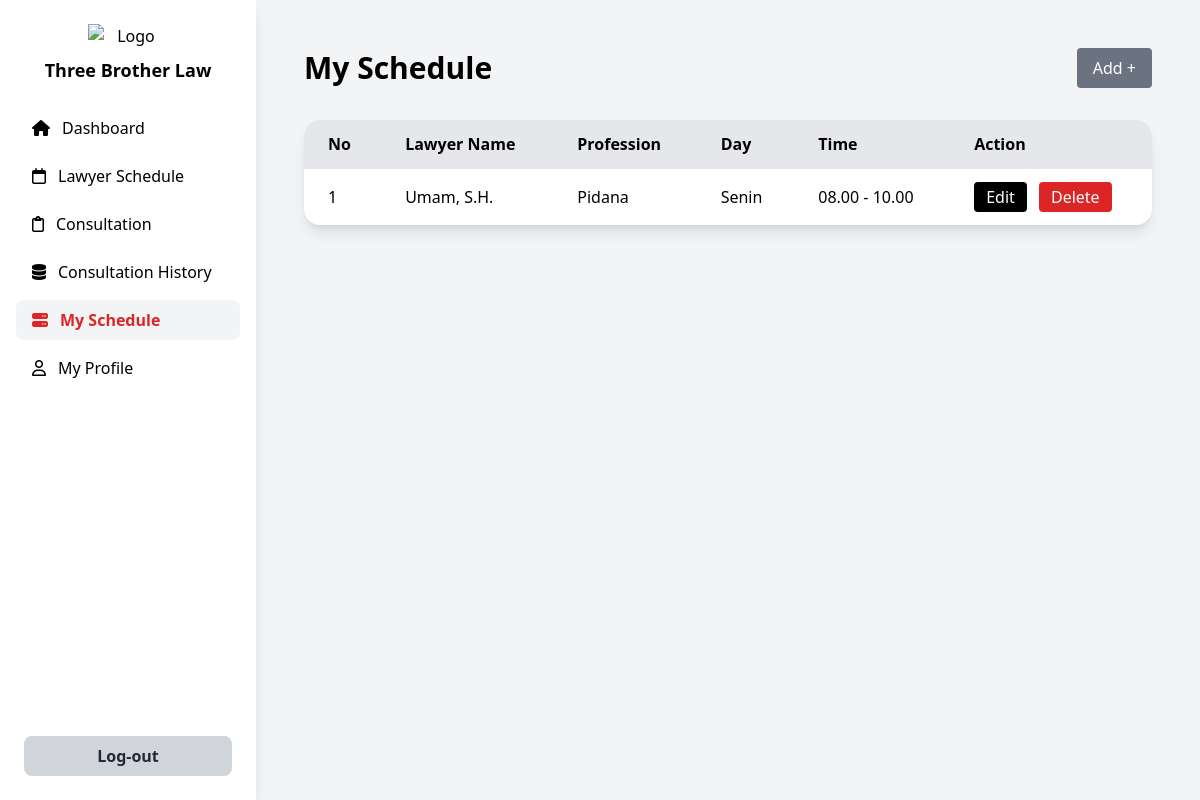
Page /pengacara/my-schadule/my-schedule.php (signed in) on the committed database.
### tables this page shows
CREATE TABLE `lawyer_schedule` (
  `id` int NOT NULL,
  `lawyer_id` int DEFAULT NULL,
  `lawyer_username` varchar(100) DEFAULT NULL,
  `day` enum('Senin','Selasa','Rabu','Kamis','Jumat') DEFAULT NULL,
  `start_time` enum('08.00','10.00','13.00','15.00') DEFAULT NULL,
  `end_time` enum('10.00','12.00','15.00','17.00') DEFAULT NULL,
  `created_at` timestamp NULL DEFAULT CURRENT_TIMESTAMP
);

CREATE TABLE `lawyers` (
  `id` int NOT NULL,
  `user_id` int NOT NULL,
  `full_name` varchar(100) NOT NULL,
  `email` varchar(100) NOT NULL,
  `address` varchar(255) DEFAULT NULL,
  `birth_place` varchar(100) DEFAULT NULL,
  `birth_date` date DEFAULT NULL,
  `profession` varchar(100) DEFAULT NULL,
  `phone` varchar(20) DEFAULT NULL,
  `created_at` timestamp NULL DEFAULT CURRENT_TIMESTAMP,
  `updated_at` timestamp NULL DEFAULT CURRENT_TIMESTAMP ON UPDATE CURRENT_TIMESTAMP
);

### pengacara/my-schadule/my-schedule.php (the view, shortened to what this page needs)
<?php
require_once '../../config.php';
$lawyer_username = $_SESSION['username'];
try {
    $stmt = $pdo->prepare("
        SELECT ls.*, l.full_name, l.profession
        FROM lawyer_schedule ls
        JOIN lawyers l ON ls.lawyer_id = l.id
        JOIN users u ON l.user_id = u.id
        WHERE u.username = :lawyer_username
        ORDER BY ls.id DESC
    ");
    $stmt->execute(['lawyer_username' => $lawyer_username]);
    $result = $stmt->fetchAll(PDO::FETCH_ASSOC);
} catch (PDOException $e) {
    die("Terjadi kesalahan: " . $e->getMessage());
}
?>
<!DOCTYPE html>
<html lang="en">
<head>
  <script src="https://cdn.tailwindcss.com"></script>
  <link rel="stylesheet" href="https://cdnjs.cloudflare.com/ajax/libs/font-awesome/6.4.0/css/all.min.css">
</head>
<body class="bg-gray-100 font-sans">
  <div class="flex min-h-screen">
    <aside class="w-64 bg-white shadow-lg flex flex-col justify-between">
      <div>
        <div class="p-6 text-center">
          <img src="../../assets/img/logo.png" alt="Logo" class="w-20 mx-auto mb-2">
          <h2 class="text-lg font-bold">Three Brother Law</h2>
        </div>
        <nav class="px-4 space-y-2">
          <a href="../lawyer-dashboard.php" class="flex items-center space-x-3 px-4 py-2 rounded-lg hover:bg-gray-100">
            <i class="fa-solid fa-house"></i>
            <span>Dashboard</span>
          </a>
          <a href="../lawyer-schadule/lawyer-schedule.php" class="flex items-center space-x-3 px-4 py-2 rounded-lg hover:bg-gray-100">
            <i class="fa-regular fa-calendar"></i>
            <span>Lawyer Schedule</span>
          </a>
          <a href="../consultation/consultation.php" class="flex items-center space-x-3 px-4 py-2 rounded-lg hover:bg-gray-100">
            <i class="fa-regular fa-clipboard"></i>
            <span>Consultation</span>
          </a>
          <a href="../consultation-history/consultation-history.php" class="flex items-center space-x-3 px-4 py-2 rounded-lg hover:bg-gray-100">
            <i class="fa-solid fa-database"></i>
            <span>Consultation History</span>
          </a>
          <a href="./my-schedule.php" class="flex items-center space-x-3 px-4 py-2 rounded-lg bg-gray-100 text-red-600 font-semibold">
            <i class="fa-solid fa-server"></i>
            <span>My Schedule</span>
          </a>
          <a href="../my-profile/my-profile.php" class="flex items-center space-x-3 px-4 py-2 rounded-lg hover:bg-gray-100">
            <i class="fa-regular fa-user"></i>
            <span>My Profile</span>
          </a>
        </nav>
      </div>
      <div class="p-6">
        <button onclick="window.location.href='../../logout.php'"
          class="w-full py-2 bg-gray-300 text-gray-800 rounded-lg hover:bg-gray-400 font-semibold">
          Log-out
        </button>
      </div>
    </aside>
    <main class="flex-1 p-12">
      <div class="flex justify-between items-center mb-8">
        <h1 class="text-3xl font-bold">My Schedule</h1>
        <a href="./add-scedule.php" class="bg-gray-500 text-white px-4 py-2 rounded hover:bg-gray-600">Add +</a>
      </div>
      <div class="bg-white shadow-lg rounded-2xl overflow-hidden">
        <table class="w-full text-left border-collapse">
          <thead class="bg-gray-200">
            <tr>
              <th class="px-6 py-3 font-semibold">No</th>
              <th class="px-6 py-3 font-semibold">Lawyer Name</th>
              <th class="px-6 py-3 font-semibold">Profession</th>
              <th class="px-6 py-3 font-semibold">Day</th>
              <th class="px-6 py-3 font-semibold">Time</th>
              <th class="px-6 py-3 font-semibold">Action</th>
            </tr>
          </thead>
          <tbody>
          <?php foreach ($result as $index => $row) : ?>
              <tr class="border-t">
                  <td class="px-6 py-4"><?= $index + 1 ?></td>
                  <td class="px-6 py-4"><?= htmlspecialchars($row['full_name']) ?></td>
                  <td class="px-6 py-4"><?= htmlspecialchars($row['profession'] ?? '-') ?></td>
                  <td class="px-6 py-4"><?= htmlspecialchars($row['day']) ?></td>
                  <td class="px-6 py-4"><?= htmlspecialchars($row['start_time']) ?> - <?= htmlspecialchars($row['end_time']) ?></td>
                  <td class="px-6 py-4 space-x-2">
                      <a href="./edit-schedule.php?id=<?= $row['id'] ?>" class="bg-black text-white px-3 py-1 rounded">Edit</a>
                      <a href="./delete-schedule.php?id=<?= $row['id'] ?>" onclick="return confirm('Yakin hapus jadwal ini?')" class="bg-red-600 text-white px-3 py-1 rounded">Delete</a>
                  </td>
              </tr>
          <?php endforeach; ?>
          </tbody>
        </table>
      </div>
      </div>
</body>
</html>

### rows in the picture
lawyer_schedule: lawyer.full_name "Umam, S.H.", lawyer.profession "Pidana", day "Senin", start_time "08.00", end_time "10.00"
